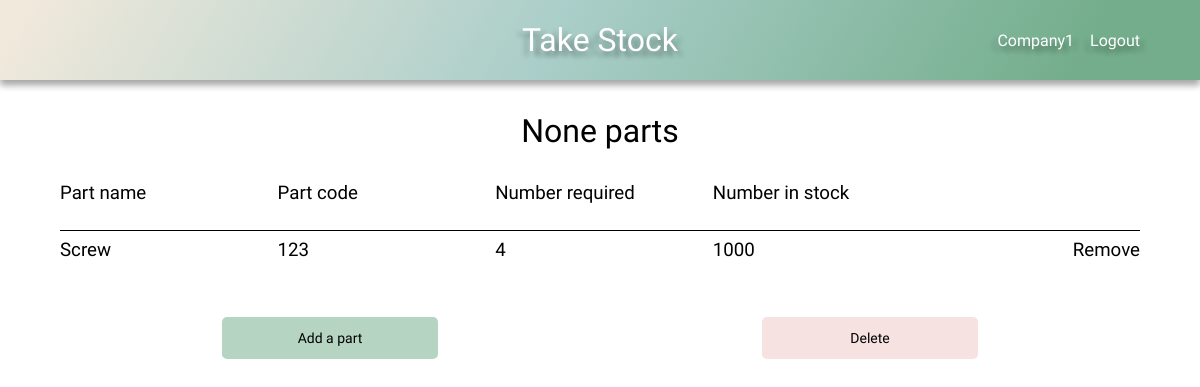
/product-detail/1 (signed in), run on the app's committed database.
### stock/models.py (models this page shows, shortened)
class Parts(models.Model):
    product_part_belongs_to = models.ForeignKey(
        Product, on_delete=models.CASCADE
        )
    item = models.ForeignKey(
        Stock,
        on_delete=models.CASCADE
        )
    number_required = models.IntegerField()
    company = models.ForeignKey(User, on_delete=models.CASCADE, default=1)

class Stock(models.Model):
    name = models.CharField(max_length=100)
    code = models.CharField(max_length=100)
    number_in_stock = models.IntegerField()
    company = models.ForeignKey(User, on_delete=models.CASCADE, default=1)

### stock/views.py (the view)
# urls.py: path('product-detail/<int:pk>', product_detail, name='product-detail'),
def product_detail(request, pk):
    default_user = request.user
    product_parts = Parts.objects.filter(
        company=default_user).filter(product_part_belongs_to=pk)
    product = Product.objects.filter(
        company=default_user).filter(id=pk).first()
    context = {
        'product_parts': product_parts,
        'product': product,
    }
    return render(request, 'product_detail.html', context)

### stock/context_processors.py (called while the page is built)
def base(request):
    default_user = request.user
    return ({
        'default_user': default_user
        })

### stock/templates/product_detail.html
{% extends 'base.html' %}
{% load static %}
{% block head %}
    <link rel="stylesheet" href="{% static 'css/grid.css' %}">
{% endblock %}
{% block content %}
    <h1 class="center">{{ product }} parts</h1>
    {% if not product_parts %}
        <h2 class="center">This product has no parts!</h2>
    {% else %}
        <div class="grid">
            <div class="grid-headings grid-5">
                <h3>Part name</h3>
                <h3>Part code</h3>
                <h3>Number required</h3>
                <h3>Number in stock</h3>
            </div>
            {% for part in product_parts %}
                <div class="grid-row grid-5">
                    <div class="item-name-content">
                        <h3>{{ part.item.name }}</h3>
                    </div>
                    <div class="item-code-content">
                        <h3>{{ part.item.code }}</h3>
                    </div>
                    <div class="item-required-content">
                        <h3>{{ part.number_required }}</h3>
                    </div>
                    <div class="item-number-content">
                        <h3>{{ part.item.number_in_stock }}</h3>
                    </div>
                    <div class="update">
                        <h3><a href="{% url 'delete-part' part.id %}">Remove</a></h3>
                    </div>
                </div>
            {% endfor %}
    {% endif %}
            <div class="grid-buttons">
                <a class="btn grid-btn btn-submit btn-hover" href="{% url 'add_more_parts' product.pk %}">Add a part</a>
                <a class="btn grid-btn btn-delete btn-hover" href="{% url 'delete-product' product.id %}">Delete</a>
            </div>
        </div>
{% endblock %}

### stock/templates/base.html (shortened to what this page needs)
{% load static %}
<!DOCTYPE html>
<html lang="en">
<head>
    <link rel="stylesheet" href="{% static 'css/style.css' %}">
    {% block head %}
    {% endblock %}
</head>
<body>
    <header class="main-header">
        <h1><a href="{% url 'home' %}">Take Stock</a></h1>
        <div class="user-nav">
            {% if user.is_authenticated %}
                <div id="dropdown">{{ default_user }}
                </div>
                <a href="{% url 'logout' %}">Logout</a>
            {% else %}
                <a href="{% url 'login' %}">Login</a>
                <a href="{% url 'register' %}">Register</a>
            {% endif %}
        </div>
    </header>
    {% block content %}
    {% endblock %}
</body>
</html>

### static/css/style.css (style rules this page uses)
:root { --clr-mix-calm: 120deg, #f1e9dc 2%, #aacec9, #73ad8b 90%; --shadow: 0 10px 20px 0 rgba(0, 0, 0, .2), 0 10px 20px 0 rgba(0, 0, 0, .2); --shadow-s: 0 5px 7px 0 rgba(0, 0, 0, .2), 0 5px 7px 0 rgba(0, 0, 0, .2); --shadow-l: 0 20px 30px 0 rgba(0, 0, 0, .2), 0 20px 30px 0 rgba(0, 0, 0, .2); --shadow-tl: 5px 5px 5px rgba(0, 0, 0, .2), -5px 5px 5px rgba(0, 0, 0, .2); --header-height: 5em; --hover: .522; --btn-submit: hsla(145, 26%, 56%, var(--hover)); --btn-delete: hsla(0, 58%, 86%, var(--hover)); }
*, *::before, *::after { margin: 0; padding: 0; box-sizing: border-box; text-decoration: none; list-style-type: none; color: #000000; font-family: 'Nanum Gothic', 'Gill Sans', 'Gill Sans MT', Calibri, 'Trebuchet MS', sans-serif; font-weight: 300; }
body { overflow-x: hidden; }
h1, .center, .add-new { width: max-content; margin: 1em auto; }
.main-header { display: flex; justify-content: center; align-items: center; height: var(--header-height); background: linear-gradient(var(--clr-mix-calm)); box-shadow: var(--shadow-s); position: relative; }
.main-header h1 a { color: #FFFFFF; text-shadow: var(--shadow-tl); }
.btn { border: none; font-size: 14px; }
.btn-delete { background-color: var(--btn-delete); }
.btn-submit { background-color: var(--btn-submit); }
.user-nav { max-width: 20%; display: flex; justify-content: space-between; gap: 1em; position: absolute; right: 5%; }
.user-nav div, .user-nav a { color: #FFFFFF; text-shadow: var(--shadow-tl); }
#dropdown { position: relative; cursor: pointer; }
@media screen and (min-width: 1200px) { body { max-width: 1200px; min-height: 100vh; margin: 0 auto; box-shadow: var(--shadow-l); } }

### static/css/grid.css (style rules this page uses)
.grid { display: grid; min-width: 80%; max-width: 90%; margin: 2em auto; grid-auto-flow: row; }
.grid-headings { display: grid; height: 3em; }
.grid-row { display: grid; align-items: center; grid-auto-flow: column; padding: .5em 0; border-top: 1px solid #000000; }
.grid-5 { grid-template-columns: repeat(5, 1fr); gap: .5em; }
.grid-4 > *, .grid-5 > * { max-width: 100%; overflow-x: scroll; }
.update { text-align: end; }
.grid-buttons { display: flex; justify-content: space-around; padding: 3em 0; }
.grid-buttons a { width: 20%; }
.grid-btn { width: 20%; height: 3em; border-radius: 5px; display: flex; align-items: center; justify-content: center; }

### data on the page
Parts: item.name "Screw", item.code "123", number_required "4", item.number_in_stock "1000"

### other printed values
{{ default_user }} "Company1"
{{ product }} "None"
